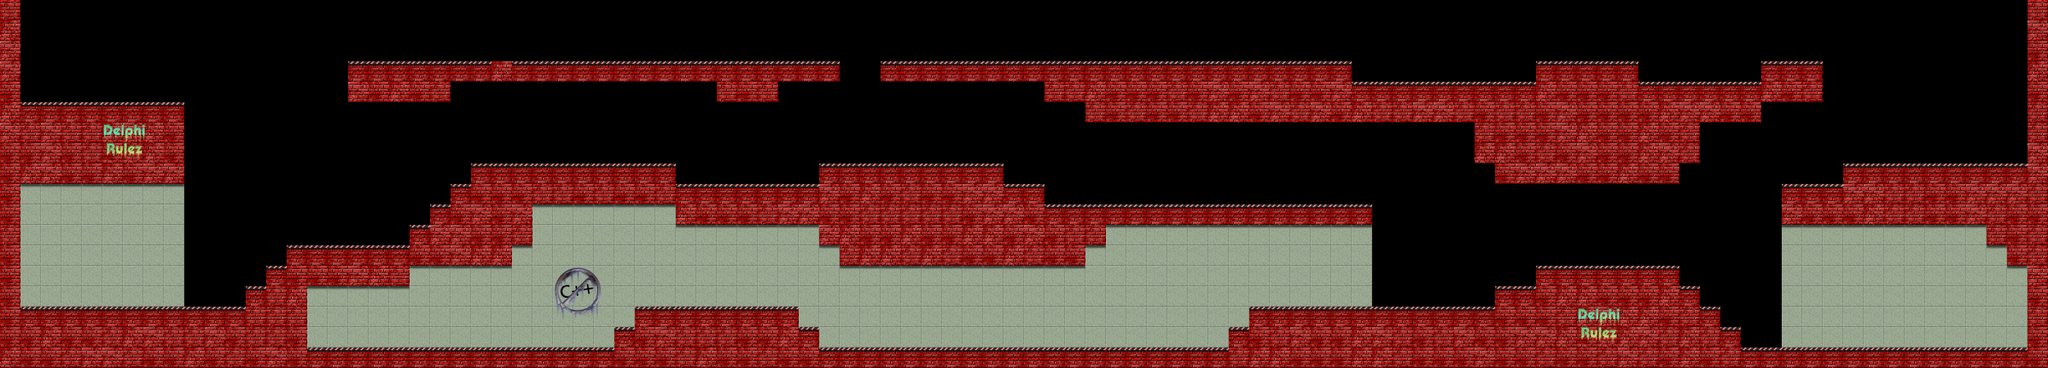

A level layout from a 2D game, rendered from its tile map. Below: a short description, then the map file with its tile-grid data intact:
An orthogonal 100x18 tile map with 32x32 px tiles, 1 tile layer (Tiles) and 27 objects (13x Banana, 13x Apple, Powerup).

<map version="1.8" tiledversion="1.8.0" orientation="orthogonal" renderorder="right-down" width="100" height="18" tilewidth="32" tileheight="32" infinite="0" nextlayerid="3" nextobjectid="28">
 <tileset firstgid="1" name="Tiles" tilewidth="32" tileheight="32" tilecount="64" columns="8">
  <image source="Tiles.png" width="256" height="256" />
  <tile id="0">
   <properties>
    <property name="Passable" value="0" />
   </properties>
  </tile>
 </tileset>
 <layer id="1" name="Tiles" width="100" height="18">
  <data encoding="csv">
41,0,0,0,0,0,0,0,0,0,0,0,0,0,0,0,0,0,0,0,0,0,0,0,0,0,0,0,0,0,0,0,0,0,0,0,0,0,0,0,0,0,0,0,0,0,0,0,0,0,0,0,0,0,0,0,0,0,0,0,0,0,0,0,0,0,0,0,0,0,0,0,0,0,0,0,0,0,0,0,0,0,0,0,0,0,0,0,0,0,0,0,0,0,0,0,0,0,0,41,
33,0,0,0,0,0,0,0,0,0,0,0,0,0,0,0,0,0,0,0,0,0,0,0,0,0,0,0,0,0,0,0,0,0,0,0,0,0,0,0,0,0,0,0,0,0,0,0,0,0,0,0,0,0,0,0,0,0,0,0,0,0,0,0,0,0,0,0,0,0,0,0,0,0,0,0,0,0,0,0,0,0,0,0,0,0,0,0,0,0,0,0,0,0,0,0,0,0,0,9,
9,0,0,0,0,0,0,0,0,0,0,0,0,0,0,0,0,0,0,0,0,0,0,0,0,0,0,0,0,0,0,0,0,0,0,0,0,0,0,0,0,0,0,0,0,0,0,0,0,0,0,0,0,0,0,0,0,0,0,0,0,0,0,0,0,0,0,0,0,0,0,0,0,0,0,0,0,0,0,0,0,0,0,0,0,0,0,0,0,0,0,0,0,0,0,0,0,0,0,57,
9,0,0,0,0,0,0,0,0,0,0,0,0,0,0,0,0,17,17,17,17,17,17,17,33,17,17,17,17,17,17,17,17,17,17,17,17,17,17,17,17,0,0,17,17,17,17,17,17,17,17,17,17,17,17,17,17,17,17,17,17,17,17,17,17,17,0,0,0,0,0,0,0,0,0,17,17,17,17,17,0,0,0,0,0,0,17,17,17,0,0,0,0,0,0,0,0,0,0,33,
49,0,0,0,0,0,0,0,0,0,0,0,0,0,0,0,0,9,49,33,57,41,0,0,0,0,0,0,0,0,0,0,0,0,0,41,49,41,0,0,0,0,0,0,0,0,0,0,0,0,0,41,41,33,57,57,49,41,49,9,57,9,41,57,49,9,17,17,17,17,17,17,17,17,17,33,57,57,49,41,17,17,17,17,17,17,33,49,41,0,0,0,0,0,0,0,0,0,0,49,
33,17,17,17,17,17,17,17,17,0,0,0,0,0,0,0,0,0,0,0,0,0,0,0,0,0,0,0,0,0,0,0,0,0,0,0,0,0,0,0,0,0,0,0,0,0,0,0,0,0,0,0,0,41,57,41,49,57,41,33,33,49,9,41,9,57,33,41,41,9,9,41,49,41,41,49,9,57,49,49,57,33,9,9,57,49,0,0,0,0,0,0,0,0,0,0,0,0,0,41,
9,41,9,41,41,10,11,12,49,0,0,0,0,0,0,0,0,0,0,0,0,0,0,0,0,0,0,0,0,0,0,0,0,0,0,0,0,0,0,0,0,0,0,0,0,0,0,0,0,0,0,0,0,0,0,0,0,0,0,0,0,0,0,0,0,0,0,0,0,0,0,0,41,57,57,49,9,33,49,57,33,49,41,0,0,0,0,0,0,0,0,0,0,0,0,0,0,0,0,41,
57,49,9,57,41,18,19,20,57,0,0,0,0,0,0,0,0,0,0,0,0,0,0,0,0,0,0,0,0,0,0,0,0,0,0,0,0,0,0,0,0,0,0,0,0,0,0,0,0,0,0,0,0,0,0,0,0,0,0,0,0,0,0,0,0,0,0,0,0,0,0,0,33,33,57,41,49,9,57,49,33,9,41,0,0,0,0,0,0,0,0,0,0,0,0,0,0,0,0,9,
57,33,9,49,57,33,49,9,9,0,0,0,0,0,0,0,0,0,0,0,0,0,0,17,17,17,17,17,17,17,17,17,17,0,0,0,0,0,0,0,17,17,17,17,17,17,17,17,17,0,0,0,0,0,0,0,0,0,0,0,0,0,0,0,0,0,0,0,0,0,0,0,0,49,9,9,9,57,57,33,49,57,0,0,0,0,0,0,0,0,17,17,17,17,17,17,17,17,17,9,
49,25,25,25,25,25,25,25,25,0,0,0,0,0,0,0,0,0,0,0,0,0,17,49,57,57,41,41,49,41,57,49,41,17,17,17,17,17,17,17,9,57,33,57,41,57,49,9,9,17,17,0,0,0,0,0,0,0,0,0,0,0,0,0,0,0,0,0,0,0,0,0,0,0,0,0,0,0,0,0,0,0,0,0,0,0,0,17,17,17,9,9,41,41,49,57,9,9,9,41,
49,1,1,1,1,1,1,1,1,0,0,0,0,0,0,0,0,0,0,0,0,17,57,9,57,9,25,25,25,25,25,25,25,33,57,49,49,41,9,9,57,57,41,41,41,41,41,49,9,9,57,17,17,17,17,17,17,17,17,17,17,17,17,17,17,17,17,0,0,0,0,0,0,0,0,0,0,0,0,0,0,0,0,0,0,0,0,9,49,57,57,33,41,41,57,57,9,41,49,57,
41,1,1,1,1,1,1,1,1,0,0,0,0,0,0,0,0,0,0,0,17,9,9,57,57,41,1,1,1,1,1,1,1,25,25,25,25,25,25,25,9,33,49,57,33,57,57,33,33,57,9,49,41,41,25,25,25,25,25,25,25,25,25,25,25,25,25,0,0,0,0,0,0,0,0,0,0,0,0,0,0,0,0,0,0,0,0,25,25,25,25,25,25,25,25,25,25,41,49,41,
57,1,1,1,1,1,1,1,1,0,0,0,0,0,17,17,17,17,17,17,49,57,9,33,33,25,1,1,1,1,1,1,1,1,1,1,1,1,1,1,25,41,33,33,41,33,41,57,57,33,41,57,57,25,1,1,1,1,1,1,1,1,1,1,1,1,1,0,0,0,0,0,0,0,0,0,0,0,0,0,0,0,0,0,0,0,0,1,1,1,1,1,1,1,1,1,1,25,49,41,
49,1,1,1,1,1,1,1,1,0,0,0,0,17,49,57,49,9,33,41,25,25,25,25,25,1,1,26,27,28,1,1,1,1,1,1,1,1,1,1,1,25,25,25,25,25,25,25,25,25,25,25,25,1,1,1,1,1,1,1,1,1,1,1,1,1,1,0,0,0,0,0,0,0,0,17,17,17,17,17,17,17,0,0,0,0,0,1,1,1,1,1,1,1,1,1,1,1,25,9,
57,1,1,1,1,1,1,1,1,0,0,0,17,41,33,25,25,25,25,25,1,1,1,1,1,1,1,34,35,36,1,1,1,1,1,1,1,1,1,1,1,1,1,1,1,1,1,1,1,1,1,1,1,1,1,1,1,1,1,1,1,1,1,1,1,1,1,0,0,0,0,0,0,17,17,49,33,33,49,57,57,33,17,0,0,0,0,1,1,1,1,1,1,1,1,1,1,1,1,49,
49,17,17,17,17,17,17,17,17,17,17,17,41,41,41,1,1,1,1,1,1,1,1,1,1,1,1,42,43,44,1,17,17,17,17,17,17,17,17,1,1,1,1,1,1,1,1,1,1,1,1,1,1,1,1,1,1,1,1,1,1,17,17,17,17,17,17,17,17,17,17,17,17,49,57,57,41,10,11,12,33,57,41,17,0,0,0,1,1,1,1,1,1,1,1,1,1,1,1,41,
57,49,33,57,49,41,33,9,41,41,9,49,41,41,49,1,1,1,1,1,1,1,1,1,1,1,1,1,1,1,17,57,9,41,41,41,57,49,33,17,1,1,1,1,1,1,1,1,1,1,1,1,1,1,1,1,1,1,1,1,17,49,41,9,57,49,33,9,41,57,41,9,57,57,9,9,33,18,19,20,9,41,33,41,17,0,0,1,1,1,1,1,1,1,1,1,1,1,1,57,
33,57,49,41,9,9,41,57,57,33,57,41,57,9,49,17,17,17,17,17,17,17,17,17,17,17,17,17,17,17,49,49,49,41,33,57,49,41,49,49,17,17,17,17,17,17,17,17,17,17,17,17,17,17,17,17,17,17,17,17,41,33,33,49,57,49,33,33,41,57,49,57,9,57,57,41,49,49,41,9,41,49,33,57,41,17,17,17,17,17,17,17,17,17,17,17,17,17,17,57
</data>
 </layer>
 <objectgroup id="2" name="Pickups">
  <object id="1" name="Banana1" type="Banana" x="112" y="464" />
  <object id="2" name="Banana2" type="Banana" x="784" y="528" />
  <object id="3" name="Banana3" type="Banana" x="80" y="144" />
  <object id="4" name="Apple1" type="Apple" x="175" y="464" />
  <object id="5" type="Apple" x="847" y="529" />
  <object id="6" type="Apple" x="1136" y="463" />
  <object id="7" type="Apple" x="1422" y="528" />
  <object id="8" type="Banana" x="1617" y="527" />
  <object id="9" type="Apple" x="562" y="79" />
  <object id="10" type="Banana" x="943" y="80" />
  <object id="11" type="Apple" x="2031" y="465" />
  <object id="12" type="Apple" x="2894" y="527" />
  <object id="13" type="Banana" x="2989" y="528" />
  <object id="14" type="Apple" x="3087" y="239" />
  <object id="15" type="Banana" x="2959" y="238" />
  <object id="16" type="Apple" x="2194" y="465" />
  <object id="17" type="Banana" x="1871" y="305" />
  <object id="18" type="Apple" x="1423" y="240" />
  <object id="19" type="Banana" x="881" y="243" />
  <object id="20" type="Banana" x="495" y="367" />
  <object id="21" type="Banana" x="526" y="368" />
  <object id="22" type="Apple" x="1742" y="82" />
  <object id="23" type="Apple" x="1774" y="81" />
  <object id="24" type="Apple" x="1803" y="82" />
  <object id="25" type="Banana" x="2415" y="81" />
  <object id="26" type="Banana" x="2542" y="81" />
  <object id="27" type="Powerup" x="1151" y="224" />
 </objectgroup>
</map>